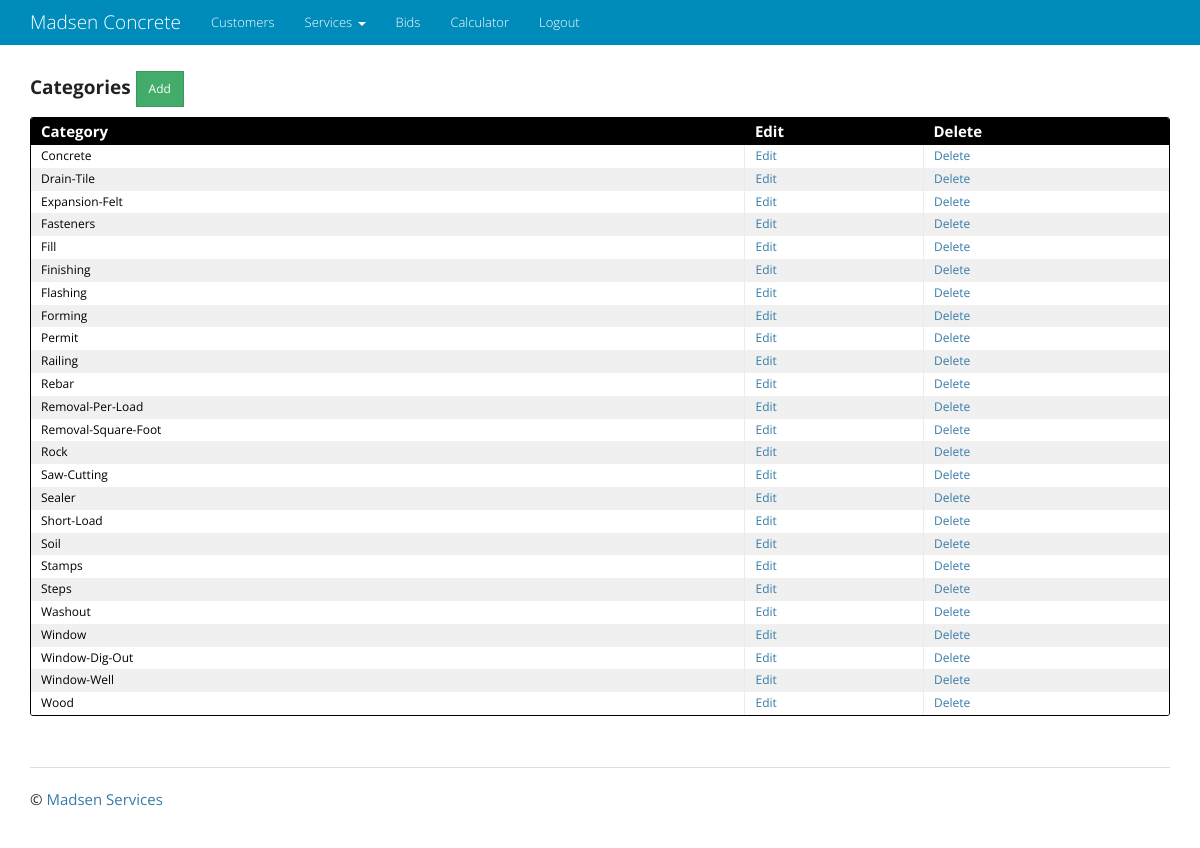
Page /category/ (signed in) on the committed database.
### category/models.py (models this page shows, shortened)
class Category(models.Model):
    name = models.CharField(max_length=20)
    class Meta:
        ordering = ['name']

### category/views.py (the view)
class CategoryList(LoginRequiredMixin, ListView):
    model = Category

### templates/category/category_list.html
{% extends "base.html" %}
{% block content %}
<div class="entries">
  <h4><strong>Categories </strong><a href="{% url 'category_app:category_create' %}"
                                    class="btn btn-sm btn-success" role="button">Add</a></h4>
  <div class="datagrid">
    <table>
      <thead>
        <tr>
          <th width="200px"><strong>Category</strong></th>
          <th width="50px"><strong>Edit</strong></th>
          <th width="50px"><strong>Delete</strong></th>
        </tr>
      </thead>
      {% for category in object_list %}
        <tr style="{% cycle 'background: white' 'background: #F0F0F0' %}">
            <td>{{ category.name }}</td>
            <td><a href="{% url 'category_app:category_update' pk=category.pk %}">Edit</a></td>
            <td><a href="{% url 'category_app:category_delete' pk=category.pk %}">Delete</a></td>
        </tr>
      {% endfor %}
    </table>
  </div>
</div>
{% endblock content %}

### static/css/main.css (style rules this page uses)
body { padding: 60px 0; background: #ffffff; }
a, h1, h2 { color: #377BA8; }
.entries { list-style: none; margin: 0; padding: 0; }
.datagrid table { border-collapse: collapse; text-align: left; width: 100%; }
.datagrid { background: #fff; overflow: hidden; border: 1px solid #000000; border-radius: 3px; }
.datagrid table td, .datagrid table th { padding: 3px 10px; }
.datagrid table thead th { background-color:#000000; color:#FFFFFF; font-size: 15px; font-weight: bold; }
.datagrid table thead th:first-child { border: none; }
.datagrid table tbody td { color: #000000; border-left: 1px solid #E1EEF4; font-size: 12px; font-weight: normal; }
.datagrid table tbody td:first-child { border-left: none; }
.datagrid table tbody tr:last-child td { border-bottom: none; }

### rows in the picture
Category: name "Concrete"
Category: name "Drain-Tile"
Category: name "Expansion-Felt"
Category: name "Fasteners"
Category: name "Fill"
Category: name "Finishing"
Category: name "Flashing"
Category: name "Forming"
Category: name "Permit"
Category: name "Railing"
Category: name "Rebar"
Category: name "Removal-Per-Load"
Category: name "Removal-Square-Foot"
Category: name "Rock"
Category: name "Saw-Cutting"
Category: name "Sealer"
Category: name "Short-Load"
Category: name "Soil"
Category: name "Stamps"
Category: name "Steps"
Category: name "Washout"
Category: name "Window"
Category: name "Window-Dig-Out"
Category: name "Window-Well"
Category: name "Wood"
